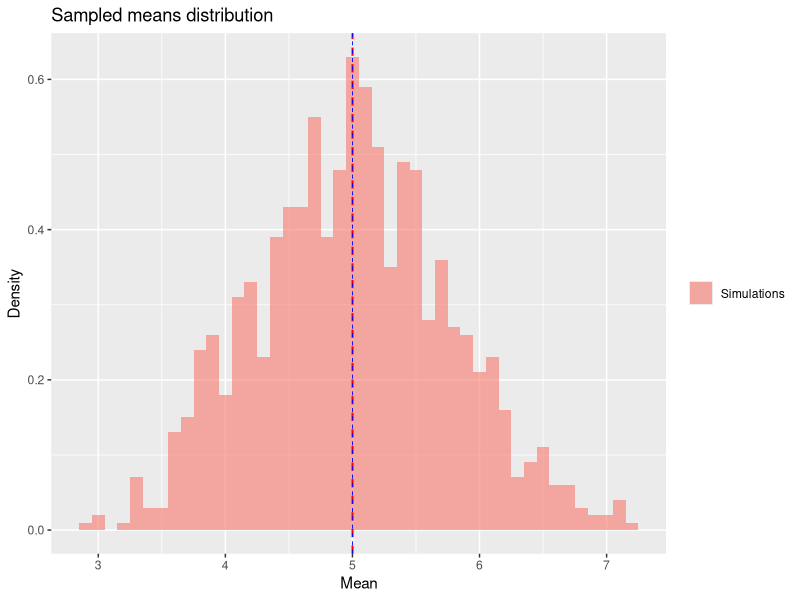
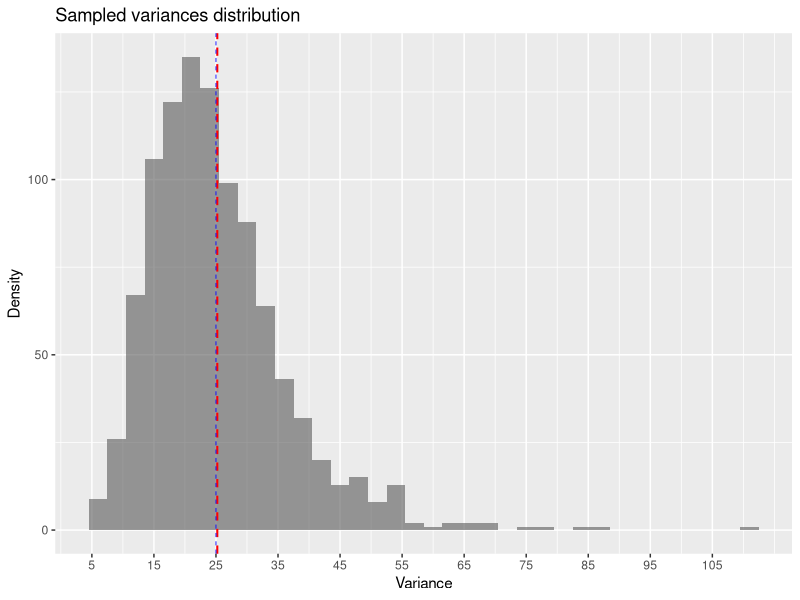
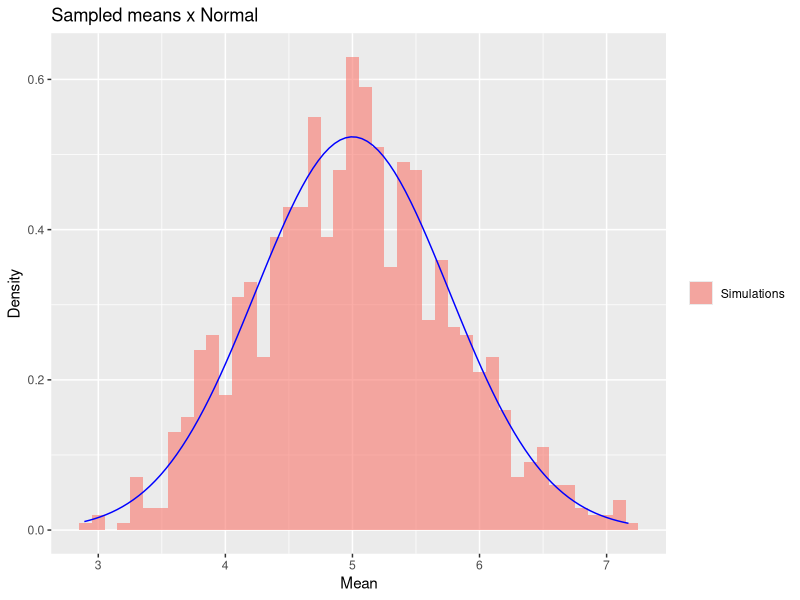

These figures' R source, in order:
## ---- chunk 1
library(knitr)
opts_chunk$set(echo = TRUE)
opts_chunk$set(fig.width=4, fig.height=2, warning=FALSE, message=FALSE)
options(digits = 3)
library(dplyr)
library(ggplot2)
## ---- chunk 2
#This is the part 1 of the final project for the Statistical Inference Course, 
#offered by Johns Hopkins University at Coursera, as part of the Data Science 
#Specialization.
## ---- chunk 3
# Setting parameters
set.seed(1985)  # setting a seed in order to be able to reproduce the results
nsim <- 1000  # number of simulations
lambda <- 0.2
n <- 40
mu <- 1/lambda  # Theoretical mean
sigma <- 1/lambda  # Theoretical standard deviation
variance <- sigma^2  # Theoretical variance
## ---- chunk 4
sims <- data.frame('MEAN'=NA, 'VAR'=NA, as.list(numeric(n)))
## ---- chunk 5
for (sim in 1:nsim) {
  # Producing the simulations and storing each simulation as one line on the df
  sims[sim,] <- c(NA, NA, rexp(n, lambda))
  # Calculating the mean for the given simulation and storing it on the MEAN variable.
  sims[sim,'MEAN'] <- sims[sim,] %>% select(-MEAN,-VAR) %>% apply(1, FUN = mean)
  sims[sim,'VAR'] <- sims[sim,] %>% select(-MEAN,-VAR) %>% apply(1, FUN = var)
}
## ---- chunk 6
kable(head(sims[1:13],n=1))
## ---- chunk 7
ggplot(data=sims, aes(x=MEAN)) +
  ggtitle('Sampled means distribution') +
  geom_histogram(aes(y=..density.., fill='Simulations'), binwidth=0.1, alpha=0.6) +
  geom_vline(xintercept=mean(sims$MEAN), linetype="dashed", col='red', size=0.7) +
  geom_vline(xintercept=mu, linetype="dashed", col='blue', size=0.3) +
  scale_x_continuous(breaks=round(seq(min(sims$MEAN), max(sims$MEAN), by=1))) +
  xlab('Mean') + ylab('Density') + theme(legend.title=element_blank())
## ---- chunk 8
t.test(sims$MEAN, conf.level=0.95)
## ---- chunk 9
ggplot(data=sims, aes(x=VAR)) +
  ggtitle('Sampled variances distribution') +
  geom_histogram(binwidth=3, alpha=0.6) +
  geom_vline(xintercept=mean(sims$VAR), linetype="dashed", col='red', size=0.7) +
  geom_vline(xintercept=variance, linetype="dashed", col='blue', size=0.3) +
  scale_x_continuous(breaks=round(seq(min(sims$VAR), max(sims$VAR), by=10))) +
  xlab('Variance') + ylab('Density') + theme(legend.title=element_blank())
## ---- chunk 10
ggplot(data=sims, aes(x=MEAN)) +
  ggtitle('Sampled means x Normal') +
  geom_histogram(aes(y=..density.., fill='Simulations'), binwidth=0.1, alpha=0.6) +
  stat_function(fun=dnorm, color="blue", args=list(mean=mean(sims$MEAN), sd=sd(sims$MEAN))) + 
  scale_x_continuous(breaks=round(seq(min(sims$MEAN), max(sims$MEAN), by=1))) +
  xlab('Mean') + ylab('Density') + theme(legend.title=element_blank())
